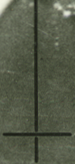
#> input picture sample_data/fiducial_template_top.tif, 75 x 164 px, found by its file name
$ python remove_broder_from_his_image.py
#> lines starting #> are read from the running program, lines starting #| are printed output that depends on the picture; after the words box and inside, x2 and y2 are one past the last pixel; in counts of white or black regions, pixels touching at a corner belong together; pictures that were not available may be replaced by others from this repository, and a replacement may not be noted
# date: 02-03-2026
# author: MohantyB
# topic: historic aerial image processing
# description: script to remove the border from the input image


# to do: the in_dir might have sub dirs


import os
import cv2
import numpy as np
from skimage.measure import label
import matplotlib.pyplot as plt

#  find the script path and set it as working directory
git_dir = r"C:\Users\c25045127\OneDrive - Cardiff University\data_analysis"

# sub_dir = "1942 4220"
sub_dir = "1944 4001"
in_prt_dir = r"D:\datasets\wales_gov\penarth_head_to_cold_knap"
out_prt_dir = r"D:\datasets\image_preprocessing\remove_border\penarth_head_to_cold_knap"

in_dir = os.path.join(in_prt_dir, sub_dir)
out_dir = os.path.join(out_prt_dir, sub_dir)

if not os.path.exists(out_dir):
    os.makedirs(out_dir)

image_list = [f for f in os.listdir(in_dir) if f.endswith('.tif') or f.endswith('.tiff')]

def make_binary_mask(image, type):
    # take threshold as the 2th percentile of the template pixel values to ensure we capture the relevant features while minimizing noise
    if type == "fiducial":
        threshold = np.percentile(image, 5)
    else:
        threshold = np.percentile(image, 2)  # Default threshold for other types
    # threshold = np.median(image) * 0.7
    _, binary_mask = cv2.threshold(image, threshold, 255, cv2.THRESH_BINARY)
    return binary_mask

template_path_top = r"structureFromMotion\sample_data\fiducial_template_top.tif"
template_path_bottom = r"structureFromMotion\sample_data\fiducial_template_bottom.tif"
template_path_left = r"structureFromMotion\sample_data\fiducial_template_left.tif"
template_path_right = r"structureFromMotion\sample_data\fiducial_template_right.tif"
template_top = cv2.imread(os.path.join(git_dir, template_path_top), cv2.IMREAD_GRAYSCALE)
#> template_top: shape (164, 75); min 28, max 240, mean 86.5
template_bottom = cv2.imread(os.path.join(git_dir, template_path_bottom), cv2.IMREAD_GRAYSCALE)
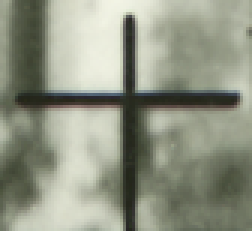
#> input picture sample_data/fiducial_template_bottom.tif, 84 x 77 px, found by its file name (shown 3 times larger)
#> template_bottom: shape (77, 84); min 34, max 242, mean 145.6
template_left = cv2.imread(os.path.join(git_dir, template_path_left), cv2.IMREAD_GRAYSCALE)
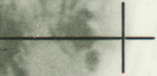
#> input picture sample_data/fiducial_template_left.tif, 157 x 76 px, found by its file name
#> template_left: shape (76, 157); min 34, max 242, mean 164.8
template_right = cv2.imread(os.path.join(git_dir, template_path_right), cv2.IMREAD_GRAYSCALE)
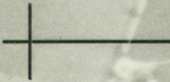
#> input picture sample_data/fiducial_template_right.tif, 170 x 82 px, found by its file name
#> template_right: shape (82, 170); min 32, max 229, mean 182.8

if template_top is None or template_bottom is None or template_left is None or template_right is None:
    raise ValueError("template not loaded properly")

# rotate template in 4 orientations
template_top = make_binary_mask(cv2.equalizeHist(template_top), "fiducial")
#> in make_binary_mask, `threshold = np.percentile(image, 5)`: threshold = 13
#> in make_binary_mask, `_, binary_mask = cv2.threshold(image, threshold, 255, cv2.THRESH_BINARY)`: binary_mask: shape (164, 75); 94.7% white; 4 black regions (1 under 20 px), largest, box (x1, y1, x2, y2) and area: (34, 0, 38, 132) 375, (3, 133, 71, 136) 203, (35, 137, 38, 163) 75
template_bottom = make_binary_mask(cv2.equalizeHist(template_bottom), "fiducial")
#> call 2 of make_binary_mask, with type = 'fiducial'
#> in make_binary_mask (call 2), `_, binary_mask = cv2.threshold(image, threshold, 255, cv2.THRESH_BINARY)`:
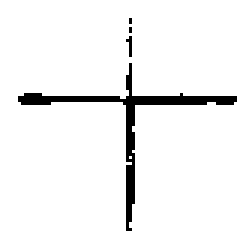
#> binary_mask: shape (77, 84) (shown 3 times larger); 94.9% white; 4 black regions (3 under 20 px), largest, box (x1, y1, x2, y2) and area: (6, 21, 79, 77) 320
template_left = make_binary_mask(cv2.equalizeHist(template_left), "fiducial")
#> in make_binary_mask (call 3), `_, binary_mask = cv2.threshold(image, threshold, 255, cv2.THRESH_BINARY)`: binary_mask: shape (76, 157); 94.7% white; 11 black regions (10 under 20 px), largest, box (x1, y1, x2, y2) and area: (0, 3, 154, 73) 596
template_right = make_binary_mask(cv2.equalizeHist(template_right), "fiducial")
#> call 4 of make_binary_mask, with type = 'fiducial'
#> in make_binary_mask (call 4), `threshold = np.percentile(image, 5)`:
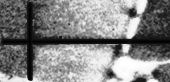
#> image: shape (82, 170); min 0, max 255, mean 131
#> in make_binary_mask (call 4), `_, binary_mask = cv2.threshold(image, threshold, 255, cv2.THRESH_BINARY)`:
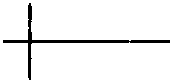
#> binary_mask: shape (82, 170); 94.7% white; 1 black region, box (x1, y1, x2, y2) and area: (3, 3, 170, 80) 738


# plot the templates
plt.figure(figsize=(10, 8))
plt.subplot(2, 2, 1)
plt.imshow(template_top, cmap='gray')
plt.title('Template Top')
plt.subplot(2, 2, 2)
plt.imshow(template_bottom, cmap='gray')
plt.title('Template Bottom')
plt.subplot(2, 2, 3)
plt.imshow(template_left, cmap='gray')
plt.title('Template Left')
plt.subplot(2, 2, 4)
plt.imshow(template_right, cmap='gray')
plt.title('Template Right')
plt.tight_layout()
plt.show()


for image_name in image_list:
    print(f"Processing {image_name}...")
    image_path = os.path.join(in_dir, image_name)
    out_img_path = os.path.join(out_dir, image_name).replace('.', '_br.')
    check_img_path = os.path.join(out_dir, image_name).replace('.', '_br_check.')
    img = cv2.imread(image_path, cv2.IMREAD_GRAYSCALE)
    if img is None:
        raise ValueError("Image not loaded properly")
    # binarise the image
    img = make_binary_mask(img, "image")
#> in make_binary_mask (call 5), `threshold = np.percentile(image, 2)`: threshold = 36
#> in make_binary_mask (call 5), `_, binary_mask = cv2.threshold(image, threshold, 255, cv2.THRESH_BINARY)`:
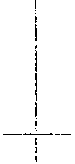
#> binary_mask: shape (164, 75); 97.8% white; black in thin lines or dots, all inside (x1, y1, x2, y2) = (3, 0, 71, 162)
    h_img, w_img = img.shape
#> h_img = 164; w_img = 75
    # test_img = cv2.GaussianBlur(img, (5,5), 0)
    img_eq = cv2.equalizeHist(img)
    all_points = []
    for template in [template_top, template_bottom, template_left, template_right]:
        h_temp, w_temp = template.shape
        # Template matching
#> (the run stopped early here; a loop or call above may not have finished)
